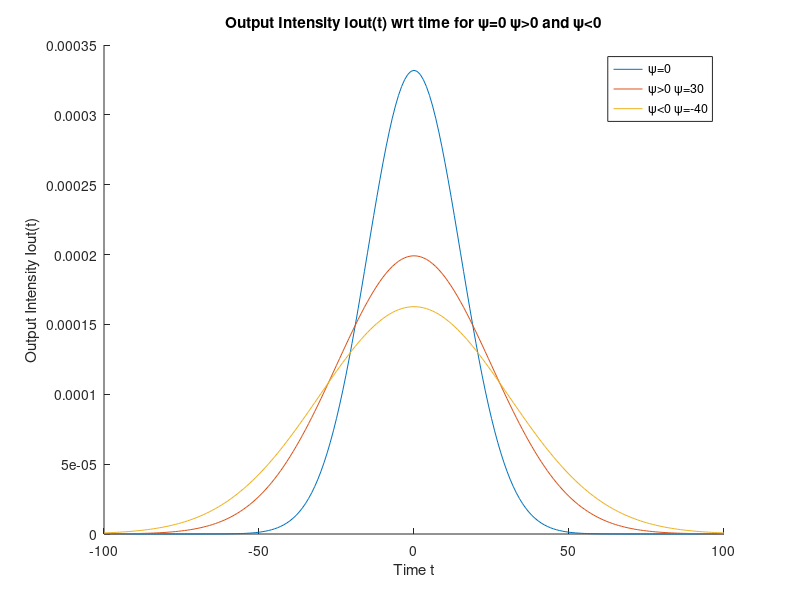

This chart was generated by the following MATLAB code:
% Group Velocity Dispersion 
c0=3*10^8; e0=8.85*10^-12; L=10; T0=30; n=2.3; vgi=n/c0; psi=[0 30 -40]; % Initialize the speed of light, permittivity of free space, length of waveguide, group velocity dispersion (psi)
F= T0^2./sqrt(T0^4+16*psi.^2*L^2); % Defining parameters for gaussian pulse
T= T0^2/2./F.^2;
Iout=@(t,psi) (1/8).*c0*e0.*F.*exp(-(t-vgi*L).^2./T); % Intensity Variation w r t GVD 
t=-100:100;
figure(1)
hold on
% plot(t,Iout(t,0))
plot(t,Iout(t(:)));
title('Output Intensity Iout(t) wrt time for \psi=0 \psi>0 and \psi<0');
legend('\psi=0','\psi>0 \psi=30', '\psi<0 \psi=-40');
xlabel('Time t');
ylabel('Output Intensity Iout(t)');